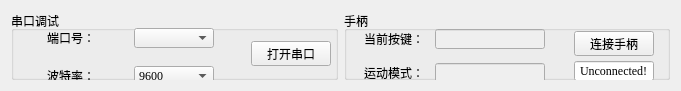
   <widget class="QWidget" name="horizontalLayoutWidget">
    <property name="geometry">
     <rect>
      <x>10</x>
      <y>10</y>
      <width>681</width>
      <height>91</height>
     </rect>
    </property>
    <layout class="QHBoxLayout" name="horizontalLayout">
     <item>
      <widget class="QGroupBox" name="groupBox">
       <property name="title">
        <string>串口调试</string>
       </property>
       <widget class="QPushButton" name="serialStateBtn">
        <property name="geometry">
         <rect>
          <x>240</x>
          <y>30</y>
          <width>80</width>
          <height>25</height>
         </rect>
        </property>
        <property name="sizePolicy">
         <sizepolicy hsizetype="Fixed" vsizetype="Fixed">
          <horstretch>0</horstretch>
          <verstretch>0</verstretch>
         </sizepolicy>
        </property>
        <property name="minimumSize">
         <size>
          <width>80</width>
          <height>25</height>
         </size>
        </property>
        <property name="maximumSize">
         <size>
          <width>80</width>
          <height>25</height>
         </size>
        </property>
        <property name="font">
         <font>
          <family>微软雅黑</family>
          <pointsize>9</pointsize>
         </font>
        </property>
        <property name="cursor">
         <cursorShape>ArrowCursor</cursorShape>
        </property>
        <property name="text">
         <string>打开串口</string>
        </property>
       </widget>
       <widget class="QWidget" name="verticalLayoutWidget_2">
        <property name="geometry">
         <rect>
          <x>10</x>
          <y>10</y>
          <width>221</width>
          <height>72</height>
         </rect>
        </property>
        <layout class="QVBoxLayout" name="verticalLayout">
         <item>
          <layout class="QHBoxLayout" name="horizontalLayout_3">
           <item>
            <widget class="QLabel" name="label">
             <property name="sizePolicy">
              <sizepolicy hsizetype="Fixed" vsizetype="Fixed">
               <horstretch>0</horstretch>
               <verstretch>0</verstretch>
              </sizepolicy>
             </property>
             <property name="minimumSize">
              <size>
               <width>55</width>
               <height>30</height>
              </size>
             </property>
             <property name="maximumSize">
              <size>
               <width>55</width>
               <height>30</height>
              </size>
             </property>
             <property name="font">
              <font>
               <family>微软雅黑</family>
               <pointsize>9</pointsize>
               <weight>50</weight>
               <bold>false</bold>
              </font>
             </property>
             <property name="text">
              <string>端口号：</string>
             </property>
            </widget>
           </item>
           <item>
            <widget class="MyComboBox" name="portNumCbx">
             <property name="sizePolicy">
              <sizepolicy hsizetype="Fixed" vsizetype="Fixed">
               <horstretch>0</horstretch>
               <verstretch>0</verstretch>
              </sizepolicy>
             </property>
             <property name="minimumSize">
              <size>
               <width>80</width>
               <height>20</height>
              </size>
             </property>
             <property name="maximumSize">
              <size>
               <width>80</width>
               <height>20</height>
              </size>
             </property>
             <property name="font">
              <font>
               <family>微软雅黑</family>
               <pointsize>9</pointsize>
              </font>
             </property>
             <property name="layoutDirection">
              <enum>Qt::LeftToRight</enum>
             </property>
            </widget>
           </item>
          </layout>
         </item>
         <item>
          <layout class="QHBoxLayout" name="horizontalLayout_6">
           <item>
            <widget class="QLabel" name="label_2">
             <property name="sizePolicy">
              <sizepolicy hsizetype="Fixed" vsizetype="Fixed">
               <horstretch>0</horstretch>
               <verstretch>0</verstretch>
              </sizepolicy>
             </property>
             <property name="minimumSize">
              <size>
               <width>55</width>
               <height>30</height>
              </size>
             </property>
             <property name="maximumSize">
              <size>
               <width>55</width>
               <height>30</height>
              </size>
             </property>
             <property name="font">
              <font>
               <family>微软雅黑</family>
               <pointsize>9</pointsize>
               <weight>50</weight>
               <bold>false</bold>
              </font>
             </property>
             <property name="text">
              <string>波特率：</string>
             </property>
            </widget>
           </item>
           <item>
            <widget class="QComboBox" name="baudCbx">
             <property name="sizePolicy">
              <sizepolicy hsizetype="Fixed" vsizetype="Fixed">
               <horstretch>0</horstretch>
               <verstretch>0</verstretch>
              </sizepolicy>
             </property>
             <property name="minimumSize">
              <size>
               <width>80</width>
               <height>20</height>
              </size>
             </property>
             <property name="maximumSize">
              <size>
               <width>80</width>
               <height>20</height>
              </size>
             </property>
             <property name="font">
              <font>
               <family>Times New Roman</family>
               <pointsize>9</pointsize>
              </font>
             </property>
             <item>
              <property name="text">
               <string>9600</string>
              </property>
             </item>
             <item>
              <property name="text">
               <string>115200</string>
              </property>
             </item>
             <item>
              <property name="text">
               <string>19200</string>
              </property>
             </item>
             <item>
              <property name="text">
               <string>14400</string>
              </property>
             </item>
             <item>
              <property name="text">
               <string>4800</string>
              </property>
             </item>
            </widget>
           </item>
          </layout>
         </item>
        </layout>
       </widget>
      </widget>
     </item>
     <item>
      <widget class="QGroupBox" name="groupBox_2">
       <property name="title">
        <string>手柄</string>
       </property>
       <widget class="QWidget" name="verticalLayoutWidget">
        <property name="geometry">
         <rect>
          <x>20</x>
          <y>10</y>
          <width>181</width>
          <height>71</height>
         </rect>
        </property>
        <layout class="QVBoxLayout" name="verticalLayout_3">
         <item>
          <layout class="QHBoxLayout" name="horizontalLayout_9">
           <item>
            <widget class="QLabel" name="label_3">
             <property name="font">
              <font>
               <family>微软雅黑</family>
              </font>
             </property>
             <property name="text">
              <string>当前按键：</string>
             </property>
            </widget>
           </item>
           <item>
            <widget class="QLineEdit" name="currentBtn">
             <property name="enabled">
              <bool>false</bool>
             </property>
             <property name="sizePolicy">
              <sizepolicy hsizetype="Fixed" vsizetype="Fixed">
               <horstretch>0</horstretch>
               <verstretch>0</verstretch>
              </sizepolicy>
             </property>
             <property name="minimumSize">
              <size>
               <width>110</width>
               <height>20</height>
              </size>
             </property>
             <property name="maximumSize">
              <size>
               <width>110</width>
               <height>20</height>
              </size>
             </property>
             <property name="font">
              <font>
               <family>Times New Roman</family>
              </font>
             </property>
             <property name="alignment">
              <set>Qt::AlignCenter</set>
             </property>
             <property name="readOnly">
              <bool>true</bool>
             </property>
            </widget>
           </item>
          </layout>
         </item>
         <item>
          <layout class="QHBoxLayout" name="horizontalLayout_10">
           <item>
            <widget class="QLabel" name="label_4">
             <property name="font">
              <font>
               <family>微软雅黑</family>
              </font>
             </property>
             <property name="text">
              <string>运动模式：</string>
             </property>
            </widget>
           </item>
           <item>
            <widget class="QLineEdit" name="modeTxd">
             <property name="enabled">
              <bool>false</bool>
             </property>
             <property name="sizePolicy">
              <sizepolicy hsizetype="Fixed" vsizetype="Fixed">
               <horstretch>0</horstretch>
               <verstretch>0</verstretch>
              </sizepolicy>
             </property>
             <property name="minimumSize">
              <size>
               <width>110</width>
               <height>20</height>
              </size>
             </property>
             <property name="maximumSize">
              <size>
               <width>110</width>
               <height>20</height>
              </size>
             </property>
             <property name="font">
              <font>
               <family>Times New Roman</family>
              </font>
             </property>
             <property name="text">
              <string/>
             </property>
             <property name="alignment">
              <set>Qt::AlignCenter</set>
             </property>
             <property name="readOnly">
              <bool>true</bool>
             </property>
            </widget>
           </item>
          </layout>
         </item>
        </layout>
       </widget>
       <widget class="QPushButton" name="testBtn">
        <property name="geometry">
         <rect>
          <x>230</x>
          <y>20</y>
          <width>80</width>
          <height>25</height>
         </rect>
        </property>
        <property name="sizePolicy">
         <sizepolicy hsizetype="Fixed" vsizetype="Fixed">
          <horstretch>0</horstretch>
          <verstretch>0</verstretch>
         </sizepolicy>
        </property>
        <property name="minimumSize">
         <size>
          <width>80</width>
          <height>25</height>
         </size>
        </property>
        <property name="maximumSize">
         <size>
          <width>80</width>
          <height>25</height>
         </size>
        </property>
        <property name="text">
         <string>连接手柄</string>
        </property>
       </widget>
       <widget class="QLineEdit" name="stateTxd">
        <property name="geometry">
         <rect>
          <x>230</x>
          <y>50</y>
          <width>80</width>
          <height>20</height>
         </rect>
        </property>
        <property name="sizePolicy">
         <sizepolicy hsizetype="Fixed" vsizetype="Fixed">
          <horstretch>0</horstretch>
          <verstretch>0</verstretch>
         </sizepolicy>
        </property>
        <property name="minimumSize">
         <size>
          <width>80</width>
          <height>20</height>
         </size>
        </property>
        <property name="maximumSize">
         <size>
          <width>80</width>
          <height>20</height>
         </size>
        </property>
        <property name="font">
         <font>
          <family>Times New Roman</family>
         </font>
        </property>
        <property name="text">
         <string>Unconnected!</string>
        </property>
        <property name="alignment">
         <set>Qt::AlignCenter</set>
        </property>
        <property name="readOnly">
         <bool>true</bool>
        </property>
       </widget>
      </widget>
     </item>
    </layout>
   </widget>
